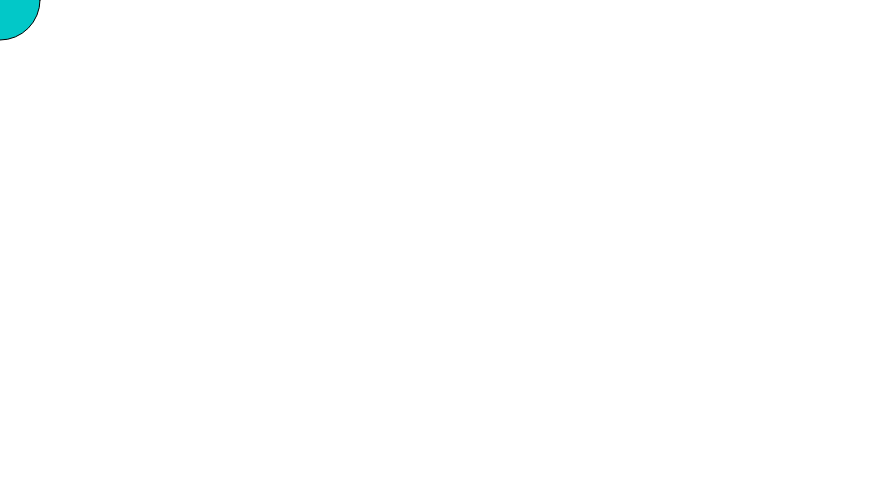
Frame 1 (no input)
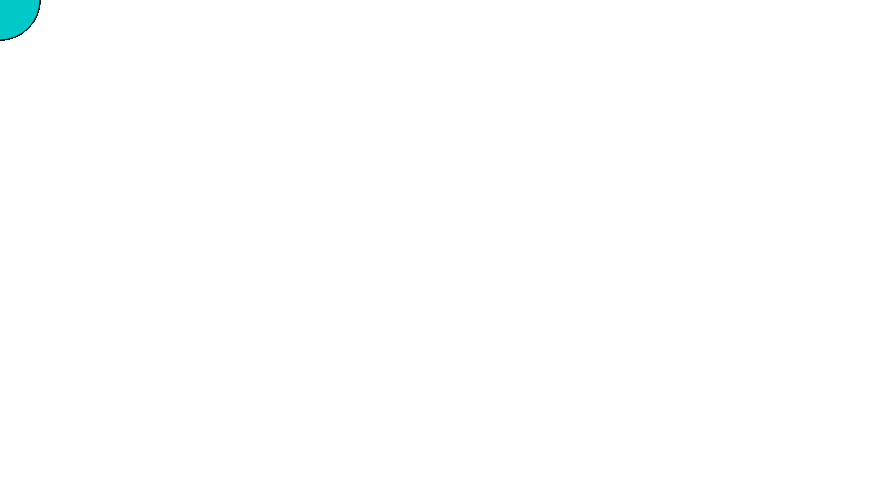
Frame 60 (no input)
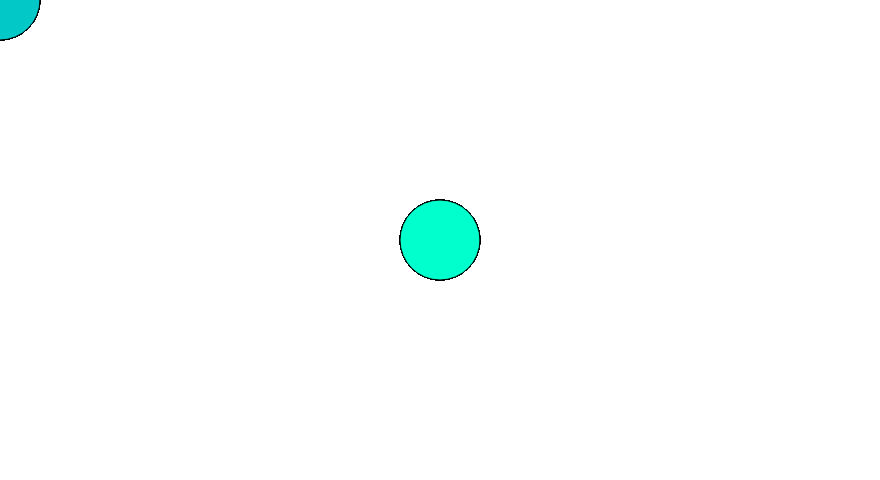
Frame 120 (the mouse pressed at the canvas centre since frame 60)

The p5.js sketch that drew these frames (run headless with seeded random() and noise() and a simulated clock; from frame 60 on, the mouse is pressed at the canvas centre):

// p5.js sketch
// ── sketch.js

  function setup() {
    createCanvas(880, 480);
    }
    function draw() {
    if (mouseIsPressed) {
    fill(0,255,204);
    } else {
    fill(2,200,200);
    }
    ellipse(mouseX, mouseY, 80, 80);
    }
    
